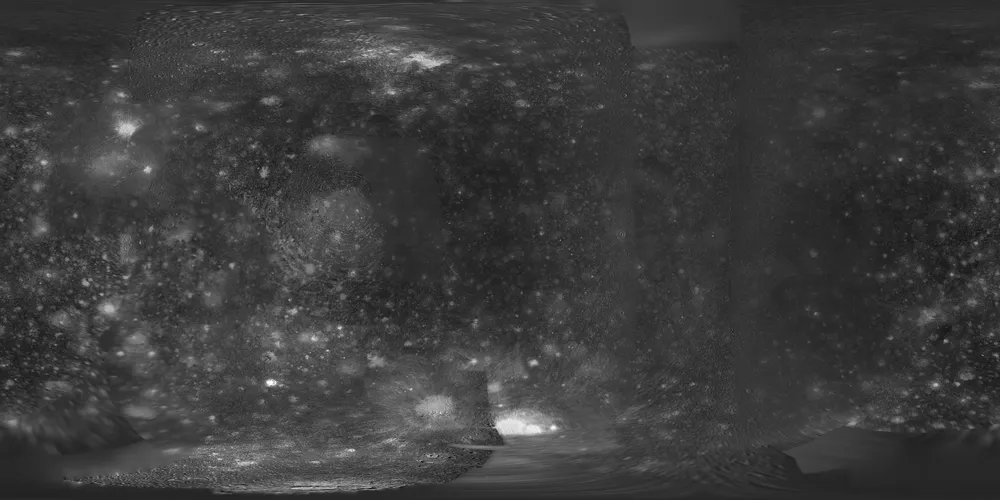
#> input picture assets/callisto/color.webp, 1000 x 500 px, shrunk from 2048 x 1024 before the run
$ python discstats.py ../../../../assets/callisto/color.webp
#> lines starting #> are read from the running program, lines starting #| are printed output that depends on the picture; after the words box and inside, x2 and y2 are one past the last pixel; in counts of white or black regions, pixels touching at a corner belong together
# dev: disc histogram stats (Blue Marble calibration). usage: python -I discstats.py <png> [<png> ...]
# mask = pixels brighter than the sky, centroid/radius from the mask area, inner 92 % of the radius only.
import sys
import numpy as np
from PIL import Image
for f in sys.argv[1:]:
    a = np.asarray(Image.open(f).convert('RGB')).astype(np.float32)
    lum = 0.2126 * a[..., 0] + 0.7152 * a[..., 1] + 0.0722 * a[..., 2]
    m = a.max(axis=2) > 25
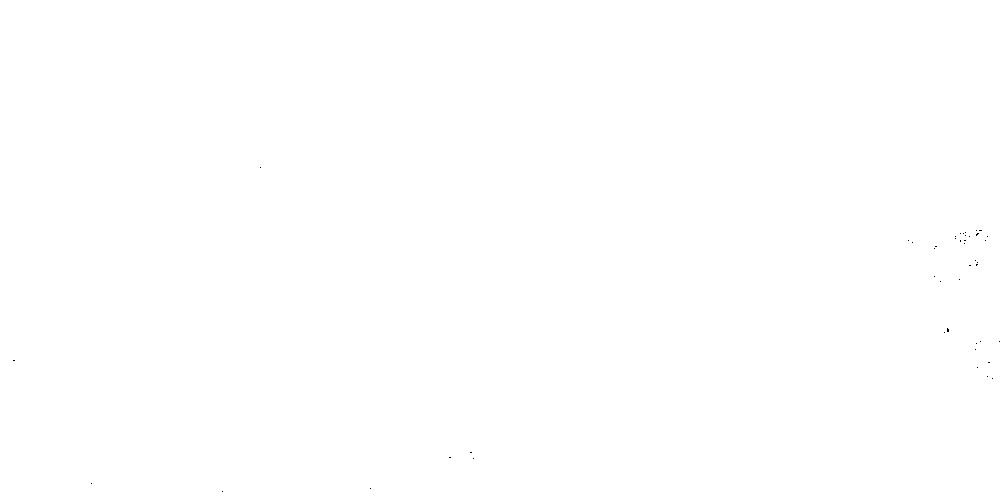
#> m: shape (500, 1000) bool; 100% white; black in thin lines or dots, all inside (x1, y1, x2, y2) = (13, 167, 1000, 492)
    ys, xs = np.nonzero(m)
    cy, cx = ys.mean(), xs.mean()
#> cy = 249.5; cx = 499.5
    r = np.sqrt(m.sum() / np.pi)
#> r = 398.9
    yy, xx = np.mgrid[0:a.shape[0], 0:a.shape[1]]
    inner = ((yy - cy) ** 2 + (xx - cx) ** 2) < (0.92 * r) ** 2
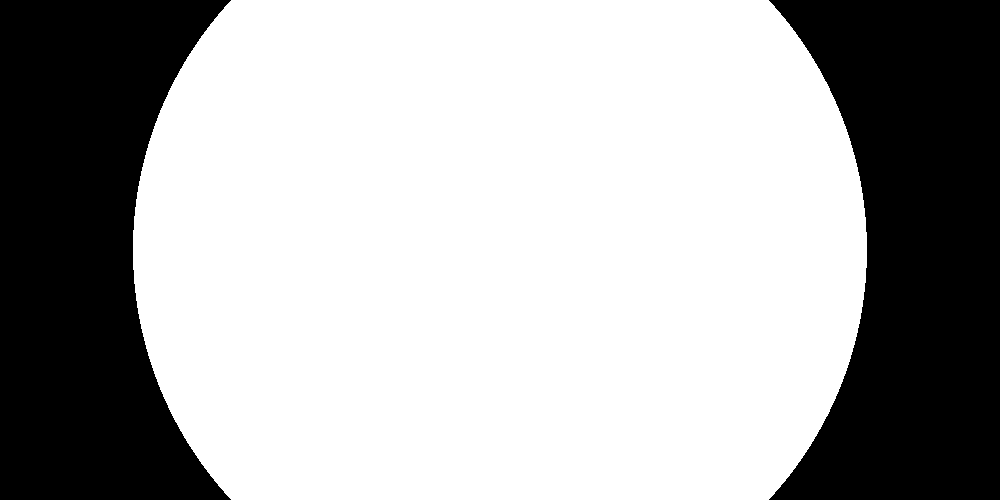
#> inner: shape (500, 1000) bool; 67.2% white; 2 black regions, box (x1, y1, x2, y2) and area: (769, 0, 1000, 500) 81910, (0, 0, 231, 500) 81862
    L = lum[inner]
    p = np.percentile(L, [5, 25, 50, 75, 95, 99])
#> p = [42, 50, 57, 70, 99, 137]
    px = a[inner]
    ocean = px[(px[:, 2] > px[:, 0] + 25) & (px[:, 2] > px[:, 1] + 8) & (L < np.percentile(L, 45))]
#> ocean = empty array
    oc = np.median(ocean, axis=0) if len(ocean) else [0, 0, 0]
#> oc = [0, 0, 0]
    o5 = np.percentile(ocean, 10, axis=0) if len(ocean) else [0, 0, 0]
#> o5 = [0, 0, 0]
    cloud = px[(px.min(axis=1) > 170)]
#> cloud = 1212 rows, first 8: [176, 176, 176], [177, 177, 177], [172, 172, 172], [196, 196, 196], [198, 198, 198], [201, 201, 201], [190, 190, 190], [173, 173, 173]
    print(f'{f}: r={r:.0f}px lum p5/25/50/75/95/99 = ' + '/'.join(f'{v:.0f}' for v in p)
          + f'  ocean med ({oc[0]:.0f},{oc[1]:.0f},{oc[2]:.0f}) p10 ({o5[0]:.0f},{o5[1]:.0f},{o5[2]:.0f}) n={len(ocean)}  cloudfrac {len(cloud)/len(px):.2f}')
#| ../../../../assets/callisto/color.webp: r=399px lum p5/25/50/75/95/99 = 42/50/57/70/99/137  ocean med (0,0,0) p10 (0,0,0) n=0  cloudfrac 0.00
